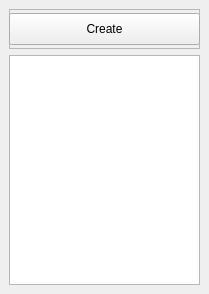
<?xml version="1.0" encoding="UTF-8"?>
<ui version="4.0">
 <class>AlbumListWidget</class>
 <widget class="QWidget" name="AlbumListWidget">
  <property name="geometry">
   <rect>
    <x>0</x>
    <y>0</y>
    <width>209</width>
    <height>294</height>
   </rect>
  </property>
  <property name="windowTitle">
   <string>Form</string>
  </property>
  <widget class="QListView" name="albumList">
   <property name="geometry">
    <rect>
     <x>9</x>
     <y>55</y>
     <width>191</width>
     <height>230</height>
    </rect>
   </property>
  </widget>
  <widget class="QFrame" name="frame">
   <property name="geometry">
    <rect>
     <x>9</x>
     <y>9</y>
     <width>191</width>
     <height>40</height>
    </rect>
   </property>
   <property name="frameShape">
    <enum>QFrame::StyledPanel</enum>
   </property>
   <property name="frameShadow">
    <enum>QFrame::Raised</enum>
   </property>
   <widget class="QPushButton" name="createAlbumButton">
    <property name="geometry">
     <rect>
      <x>0</x>
      <y>4</y>
      <width>191</width>
      <height>32</height>
     </rect>
    </property>
    <property name="text">
     <string>Create</string>
    </property>
    <property name="icon">
     <iconset resource="res/resource.qrc">
      <normaloff>:/icons/album-add.png</normaloff>:/icons/album-add.png</iconset>
    </property>
   </widget>
  </widget>
 </widget>
 <resources>
  <include location="res/resource.qrc"/>
 </resources>
 <connections/>
</ui>
